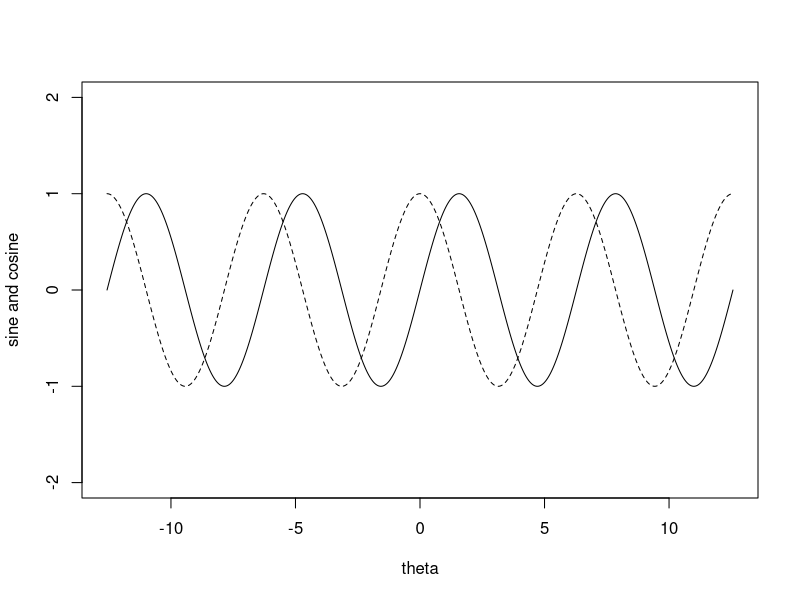

Reproduce this figure in R.
#---------------------------------------
# 1. Sine and cosine
#---------------------------------------
th.lo = -4*pi
th.hi = 4 * pi
theta = th.lo + (th.hi - th.lo)*(0:1000)/1000

y1=sin(theta)
y2=cos(theta)

#---------------------------------------
# 2. Draw the pic
#--------------------------------------- 
plot(theta, y1 , type="l", lty=1, ylim=c(-2,2), xlab="theta", ylab="sine and cosine")
points(theta,y2,type="l",lty=2)
